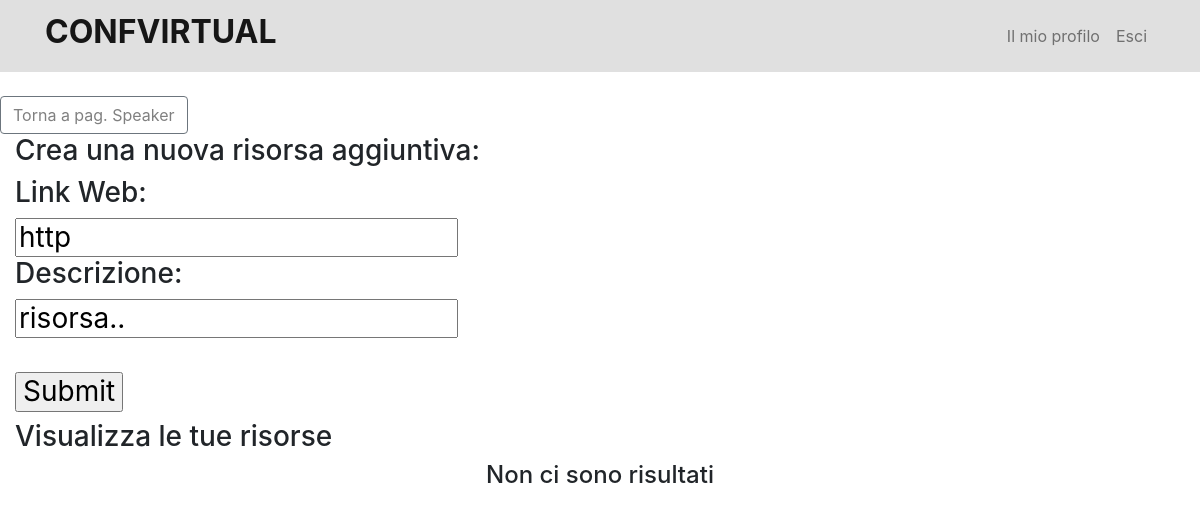
Before: /Actions/paginaRisorsa.php (signed in) with the older database file.
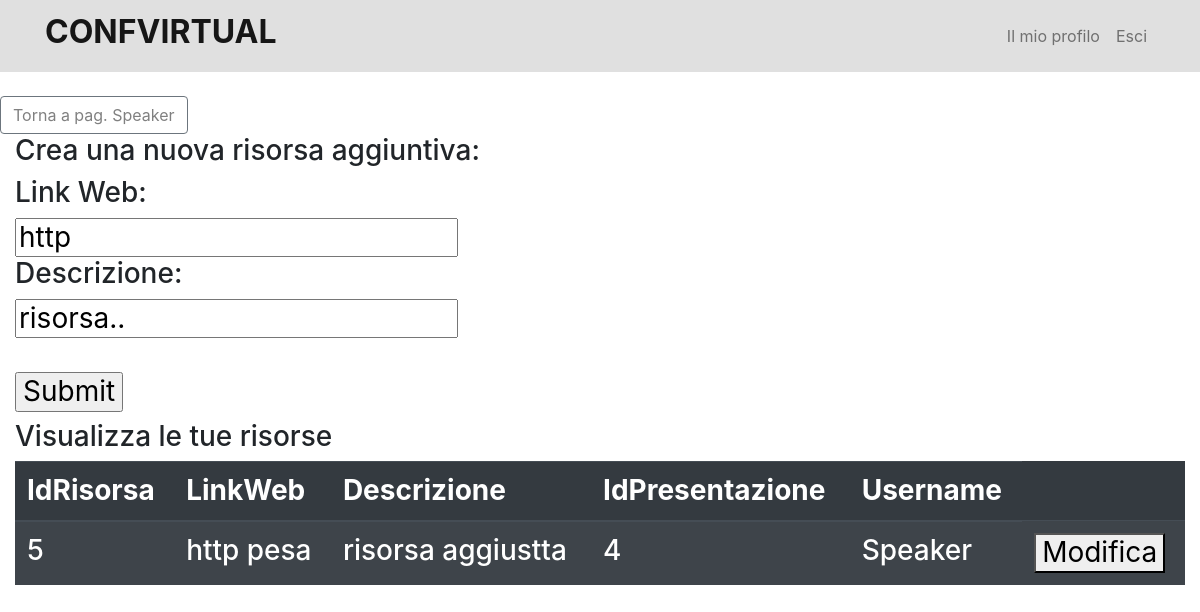
After: the same page with the newer database file.
### tables this page shows
CREATE TABLE `risorsaaggiuntiva` (
  `IdRisorsa` int(11) NOT NULL,
  `LinkWeb` varchar(45) NOT NULL,
  `Descrizione` varchar(45) NOT NULL,
  `IdPresentazione` int(11) NOT NULL,
  `Username` varchar(45) DEFAULT NULL
);

### Actions/paginaRisorsa.php (the view, shortened to what this page needs)
<?php require('../Components/head.php'); ?>
<?php require('../Components/navbar.php'); ?>
<?php require('../Actions/connessioneDB.php'); ?>
<br>
<td><button class="btn btn-outline-secondary" type="submit"><a href="./paginaSpeaker.php" style="color:grey;"> Torna a pag. Speaker</a> </button></form> </td>
<section>
  <div class="col-12">
        <h3> Crea una nuova risorsa aggiuntiva: <h3>
            <form method="POST" action="./inserisciRisorsa.php">
                <label for="LinkWeb">Link Web:</label><br>
                <input type="text" id="LinkWeb" name="LinkWeb" value="http"><br>
                <label for="Descrizione">Descrizione:</label><br>
                <input type="text" id="Descrizione" name="Descrizione" value="risorsa.."><br><br>
                <input type="submit" value="Submit">
            </form>
            <h3> Visualizza le tue risorse  <h3>
<?php
        $result = mysqli_query($db, 'SELECT * FROM risorsaaggiuntiva WHERE Username = "'.$_SESSION["utente"].'"');
        if(mysqli_num_rows($result) > 0) {
        echo "<table class='table table-dark table-striped'>";
        echo "<thead> <tr>";
        $field = $result->fetch_fields();
        $fields = array();
        $j = 0;
        foreach ($field as $col) {
            echo "<th>" . $col->name . "</th>";
            array_push($fields, array(++$j, $col->name));
        }
        echo "</tr>";
        echo "</thead>";
        echo "<tbody>";
        while ($row = $result->fetch_array()) {
            echo "<tr>";
            for ($i = 0; $i < sizeof($fields); $i++) {
                $fieldname = $fields[$i][1];
                $filedvalue = $row[$fieldname];
                echo "<td>" . $filedvalue . "</td>";
            }
    ?>
            <td><form action="./paginaModificaRisorsa.php" method="POST"><button type="submit"> Modifica </button></form> </td>
    <?php
                echo "</tr>";
            }
            echo "</tbody>";
            echo "</table>";
        } else {
            echo '<center> <h4> Non ci sono risultati </h4> </center>';
        }
    ?>
  </div>
</section>

### Components/head.php (shortened to what this page needs)
<!DOCTYPE html>
<html lang="en">
<head>
<link rel="stylesheet" href="\Progetto_Basi\confvirtual\css\style.css">
<link rel="stylesheet" href="https://cdn.jsdelivr.net/npm/bootstrap@4.3.1/dist/css/bootstrap.min.css">
</head>
<body>

### Components/navbar.php (shortened to what this page needs)
<nav class="navbar navbar-expand-lg navbar-light col-lg-12" style="background-color: #E0E0E0;">
  <div class="container">
    <a class="navbar-brand" href="/Progetto_Basi/confvirtual/Home.php">
      <h2> <b> CONFVIRTUAL </b> </h2>
    </a>
    <div class="collapse navbar-collapse justify-content-end" id="navbarNav">
        <ul class="navbar-nav">
    <?php
    if (isset($_SESSION['utente'])) {
    ?>
    <?php
        if($_SESSION["tipo"] == 'Amministratore'){
            echo '<li class="nav-item">
                 <a class="nav-link" href="/Progetto_Basi/confvirtual/Admin.php"> Il mio profilo </a>
                </li>
                <li class="nav-item">
                 <a class="nav-link" href="/Progetto_Basi/confvirtual/Actions/Authentication/LogOut.php"> Esci </a>
                 </li>';
        }
        else if($_SESSION["tipo"]  == 'Speaker'){
          echo '<li class="nav-item">
              <a class="nav-link" href="/Progetto_Basi/confvirtual/Home.php"> Il mio profilo </a>
               </li>
               <li class="nav-item">
               <a class="nav-link" href="/Progetto_Basi/confvirtual/Actions/Authentication/LogOut.php"> Esci </a>
               </li>';
        }
        ?>
    <?php
    }
    ?>
      </ul>
    </div>
  </div>
</nav>

### css/style.css (style rules this page uses)
div.container { display: inline-block; }

Changed rows visible on the page:
added risorsaaggiuntiva: IdRisorsa "5", LinkWeb "http pesa", Descrizione "risorsa aggiustta", IdPresentazione "4", Username "Speaker"
Other visible differences:
new list line: "IdRisorsa"
new list line: "LinkWeb"
new list line: "Descrizione"
new list line: "IdPresentazione"
new list line: "Username"
text no longer shown: "Non ci sono risultati"
